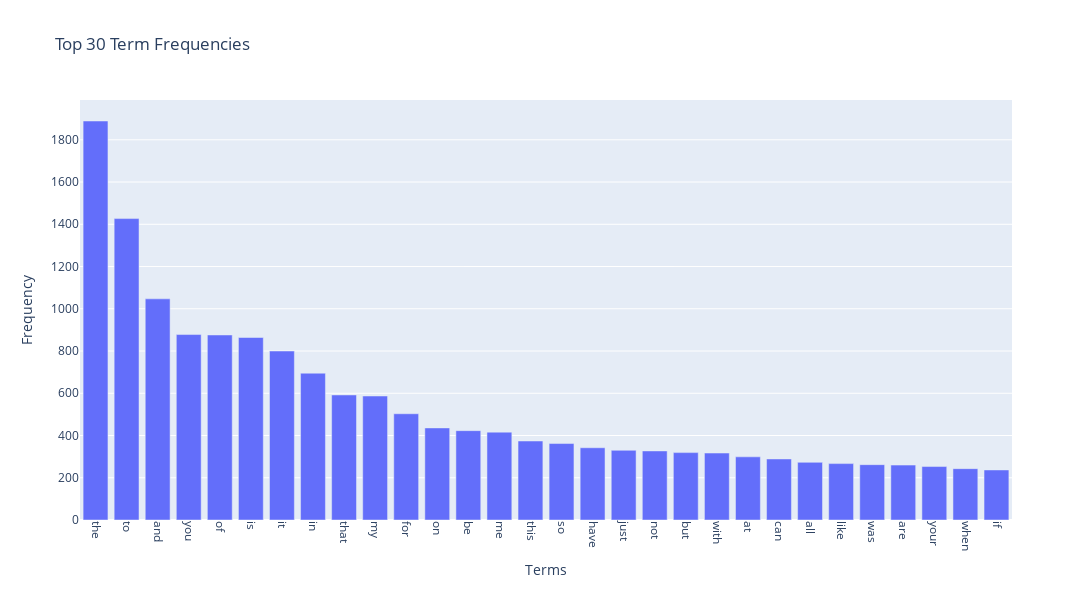

The notebook cell this image was saved under:
### Markdown cell above
---
##### <a id='toc1_5_1_1_1_'></a>[**>>> Exercise 1 (Take home):**](#toc0_)
Plot word frequency for Top 30 words in both train and test dataset. (Hint: refer to DM lab 1)

### Code cell
# Answer here
from sklearn.feature_extraction.text import CountVectorizer
import matplotlib.pyplot as plt
import numpy as np
import plotly.express as px


combined_df = pd.concat([train_df, test_df], ignore_index=True)

count_vect = CountVectorizer()
X_counts = count_vect.fit_transform(combined_df['text']) #learn the vocabulary and return document-term matrix

term_frequencies = []
for j in range(0,X_counts.shape[1]):
    term_frequencies.append(sum(X_counts[:,j].toarray()))

term_frequencies = np.asarray(X_counts.sum(axis=0))[0]

#Selecting top 30 frequencies
N = 30
top_indices = np.argsort(term_frequencies)[::-1][:N]   

# Create interactive bar plot
fig = px.bar(
    x=count_vect.get_feature_names_out()[top_indices],
    y=term_frequencies[top_indices],
    labels={'x': 'Terms', 'y': 'Frequency'},
    title="Top 30 Term Frequencies",
)

# Rotate x-axis labels for readability
fig.update_layout(
    xaxis=dict(tickangle=90),
    width=1200,  # make wide
    height=600
)

### Figure 1 — Plotly figure (JSON) as saved in the notebook; plotly's stock layout.template omitted (floating-point values rounded to 4 significant figures)
{"data": [{"hovertemplate": "Terms=%{x}<br>Frequency=%{y}<extra></extra>", "legendgroup": "", "marker": {"color": "#636efa", "pattern": {"shape": ""}}, "name": "", "orientation": "v", "showlegend": false, "textposition": "auto", "type": "bar", "x": ["the", "to", "and", "you", "of", "is", "it", "in", "that", "my", "for", "on", "be", "me", "this", "so", "have", "just", "not", "but", "with", "at", "can", "all", "like", "was", "are", "your", "when", "if"], "xaxis": "x", "y": [1889, 1427, 1047, 878, 876, 864, 800, 695, 592, 587, 503, 436, 423, 416, 374, 362, 342, 330, 327, 319, 317, 299, 289, 273, 267, 262, 260, 253, 243, 237], "yaxis": "y"}], "layout": {"barmode": "relative", "height": 600, "legend": {"tracegroupgap": 0}, "title": {"text": "Top 30 Term Frequencies"}, "width": 1200, "xaxis": {"anchor": "y", "domain": [0, 1], "tickangle": 90, "title": {"text": "Terms"}}, "yaxis": {"anchor": "x", "domain": [0, 1], "title": {"text": "Frequency"}}}}
